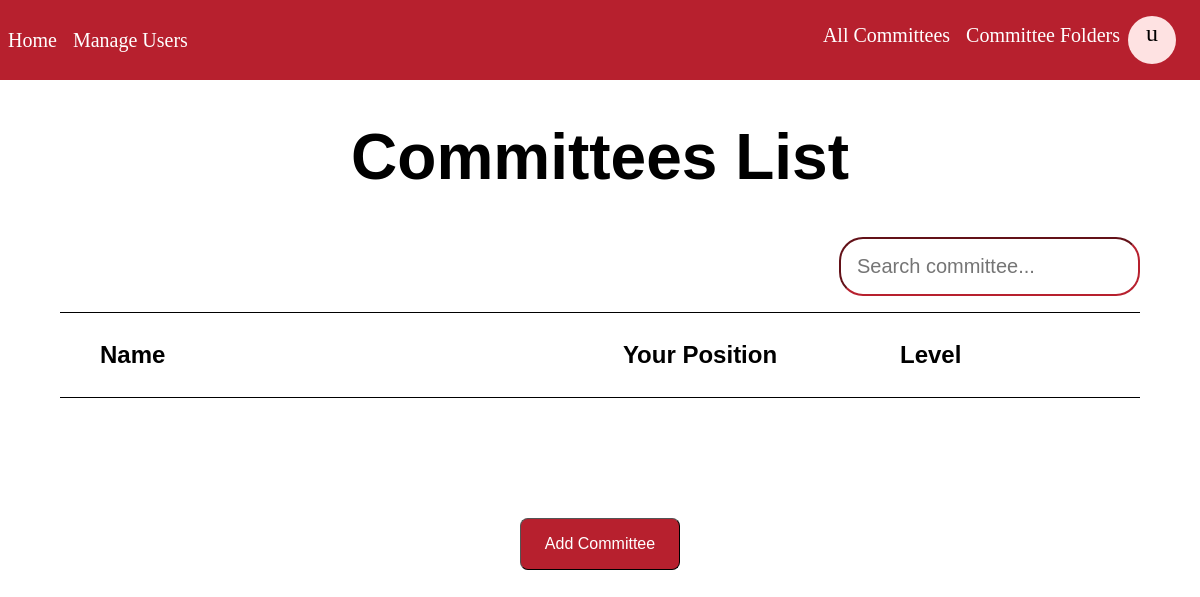
/committees/ (signed in), run on an earlier commit of the app's database.
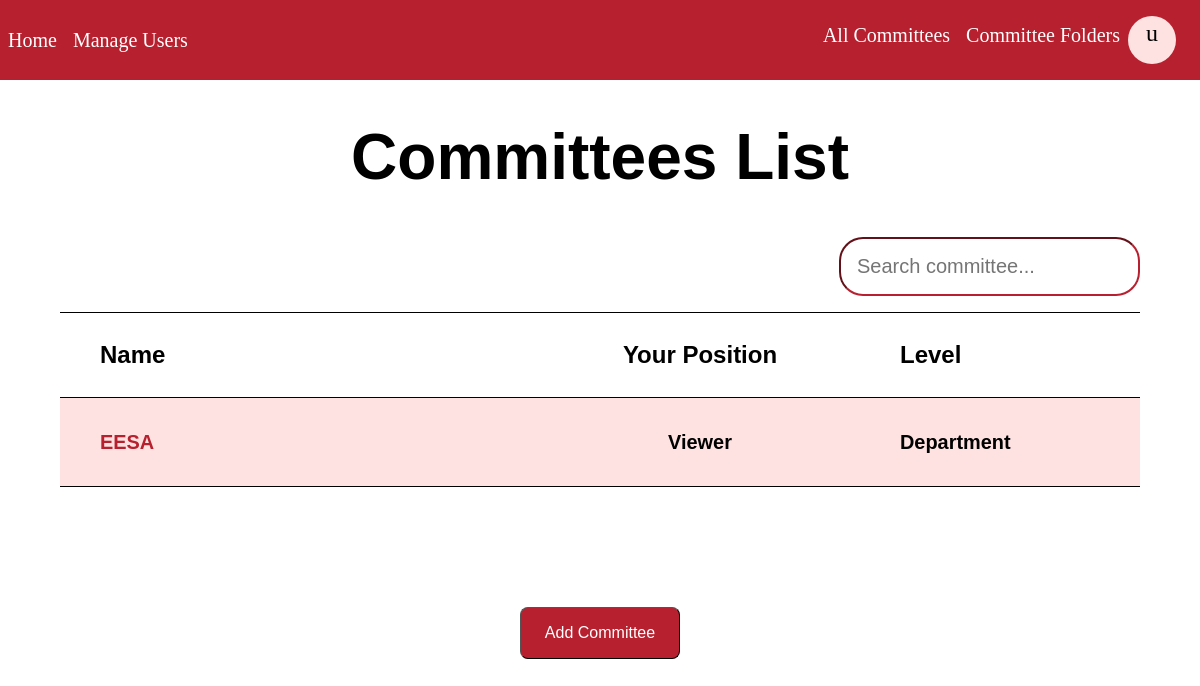
And on a later commit of the database.
### base/models.py (models this page shows, shortened)
class Committees(models.Model):
    name = models.CharField(max_length = 200)
    description = models.TextField(null = True, blank=True)
    goal = models.TextField(null = True, blank=True)
    objective = models.TextField(null = True, blank=True)
    level = models.CharField(max_length = 200)
    updated = models.DateTimeField(auto_now = True)
    created = models.DateTimeField(auto_now_add = True)
    convener = models.ManyToManyField(User,related_name='convener',null=True,blank=True)
    members = models.ManyToManyField(User,related_name='members',null=True,blank=True)
    staff = models.ManyToManyField(User,related_name='staff',null=True,blank=True)

### base/views.py (the view)
# urls.py: path('committees/', views.committees_list, name='committees_list'),
@login_required(login_url = 'login')
def committees_list(request):
    if request.GET.get('q') != None:
        q = request.GET.get('q')
    else:
        q = ''
    selected_committees = Committees.objects.filter(
        Q(name__icontains = q) | Q(convener__pname__icontains = q)
    )
    committees = Committees.objects.all()
    context = {'committees': committees, 'selected_committees': selected_committees}
    return render(request, 'base/committees_list.html', context)

### base/templates/base/committees_list.html (shortened to what this page needs)
{% extends 'main.html' %}
{% load static %}
{% block content %}
<head>
</head>
<body>
<div class = "content">
<div class = "list">
<h1>Committees List</h1>
<form method = "GET" action = "" class = "searchbardiv">
    <input type = "test" name = "q" placeholder = "Search committee... " class = "searchbar"/>
</form>
    <hr>
    <div class = "topic">
        <h2 style="width: 40%;">Name</h2>
        <h2>Your Position</h2>
        <h2 style="width: 20%;">Level</h2>
    </div>
{% for committee in selected_committees %}
    <div class = "committees">
        <div class="committees_child">
                <div class = "name">
                    <h5><a href = "{% url 'committee' committee.id %}" class = "link_committee">
                        {{committee.name}}
                    </a></h5>
                </div>
                <div class = "convener">
                    {% if not user in committee.staff.all and not user in committee.convener.all and not user in committee.members.all %}
                    <h5>Viewer</h5>
                    {% endif %}
                </div>
                <div class = "level">
                    <h5>{{committee.level}}</h5>
                </div>
        </div>
    </div>
{% endfor %}
    <hr>
</div>
{% if request.user.is_superuser %}
    <div class = "add_button">
        <a href = "{% url 'create_committee' %}">
            <input type = button value = 'Add Committee' class = "add_committees">
        </a>
    </div>
{% endif %}
</div>
</body>
{% endblock %}

What changed in the data, as far as the page shows it:
added Committees: name "EESA", shows "Viewer", level "Department"
